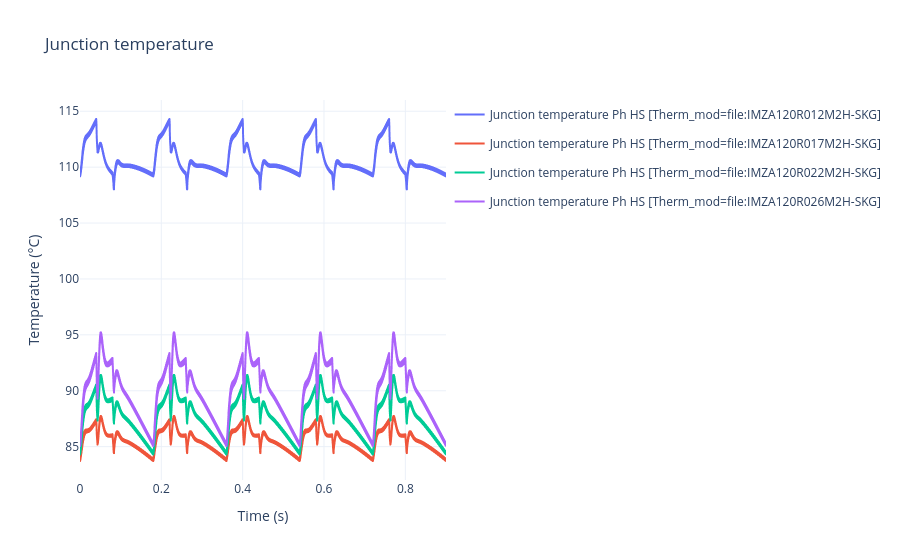
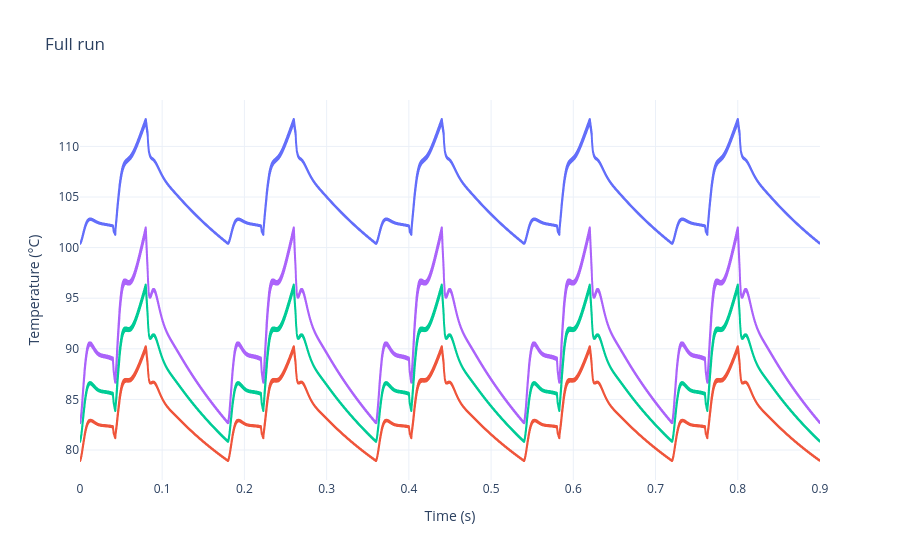

Here is the notebook cell these charts were saved with, in order:
### Markdown cell above
---
## Step 4 — Plot Results
Charts are interactive: scroll to zoom, drag to pan, hover for exact values,  
click legend entries to hide/show individual runs.

A downsampling summary is printed below each figure showing the raw vs  
rendered point counts and the total build time.

### Code cell
plot_signals(
    results,
    PLOT_CONFIG,
    sim_mode    = SIM_MODE,
    label_param = SWEEP_LABEL_PARAM if SIM_MODE == 'sweep' else None,
    max_points  = MAX_POINTS,
)

### Figure 1 — Plotly figure (JSON) as saved in the notebook; plotly's stock layout.template omitted (floating-point values rounded to 4 significant figures; data arrays with more than 128 entries replaced by an {"elided": "..."} marker saying what was removed)
{"data": [{"legendgroup": "Therm_mod=file:IMZA120R012M2H-SKG", "line": {"color": "#636EFA"}, "mode": "lines", "name": "Junction temperature Ph HS [Therm_mod=file:IMZA120R012M2H-SKG]", "showlegend": true, "type": "scattergl", "x": {"elided": "6251 float values"}, "y": {"elided": "6251 float values"}}, {"legendgroup": "Therm_mod=file:IMZA120R017M2H-SKG", "line": {"color": "#EF553B"}, "mode": "lines", "name": "Junction temperature Ph HS [Therm_mod=file:IMZA120R017M2H-SKG]", "showlegend": true, "type": "scattergl", "x": {"elided": "6251 float values"}, "y": {"elided": "6251 float values"}}, {"legendgroup": "Therm_mod=file:IMZA120R022M2H-SKG", "line": {"color": "#00CC96"}, "mode": "lines", "name": "Junction temperature Ph HS [Therm_mod=file:IMZA120R022M2H-SKG]", "showlegend": true, "type": "scattergl", "x": {"elided": "6251 float values"}, "y": {"elided": "6251 float values"}}, {"legendgroup": "Therm_mod=file:IMZA120R026M2H-SKG", "line": {"color": "#AB63FA"}, "mode": "lines", "name": "Junction temperature Ph HS [Therm_mod=file:IMZA120R026M2H-SKG]", "showlegend": true, "type": "scattergl", "x": {"elided": "6251 float values"}, "y": {"elided": "6251 float values"}}], "layout": {"hovermode": "x unified", "legend": {"orientation": "v", "x": 1.01, "xanchor": "left", "y": 1, "yanchor": "top"}, "title": {"text": "Junction temperature"}, "xaxis": {"title": {"text": "Time (s)"}}, "yaxis": {"title": {"text": "Temperature (°C)"}}}}

### Figure 2 — Plotly figure (JSON) as saved in the notebook; plotly's stock layout.template omitted (floating-point values rounded to 4 significant figures; data arrays with more than 128 entries replaced by an {"elided": "..."} marker saying what was removed)
{"data": [{"legendgroup": "Therm_mod=file:IMZA120R012M2H-SKG", "line": {"color": "#636EFA"}, "mode": "lines", "name": "Junction temperature Ph LS [Therm_mod=file:IMZA120R012M2H-SKG]", "showlegend": false, "type": "scattergl", "x": {"elided": "12501 float values"}, "y": {"elided": "12501 float values"}}, {"legendgroup": "Therm_mod=file:IMZA120R017M2H-SKG", "line": {"color": "#EF553B"}, "mode": "lines", "name": "Junction temperature Ph LS [Therm_mod=file:IMZA120R017M2H-SKG]", "showlegend": false, "type": "scattergl", "x": {"elided": "12501 float values"}, "y": {"elided": "12501 float values"}}, {"legendgroup": "Therm_mod=file:IMZA120R022M2H-SKG", "line": {"color": "#00CC96"}, "mode": "lines", "name": "Junction temperature Ph LS [Therm_mod=file:IMZA120R022M2H-SKG]", "showlegend": false, "type": "scattergl", "x": {"elided": "12501 float values"}, "y": {"elided": "12501 float values"}}, {"legendgroup": "Therm_mod=file:IMZA120R026M2H-SKG", "line": {"color": "#AB63FA"}, "mode": "lines", "name": "Junction temperature Ph LS [Therm_mod=file:IMZA120R026M2H-SKG]", "showlegend": false, "type": "scattergl", "x": {"elided": "12501 float values"}, "y": {"elided": "12501 float values"}}], "layout": {"hovermode": "x unified", "legend": {"orientation": "v", "x": 1.01, "xanchor": "left", "y": 1, "yanchor": "top"}, "title": {"text": "Full run"}, "xaxis": {"title": {"text": "Time (s)"}}, "yaxis": {"title": {"text": "Temperature (°C)"}}}}
